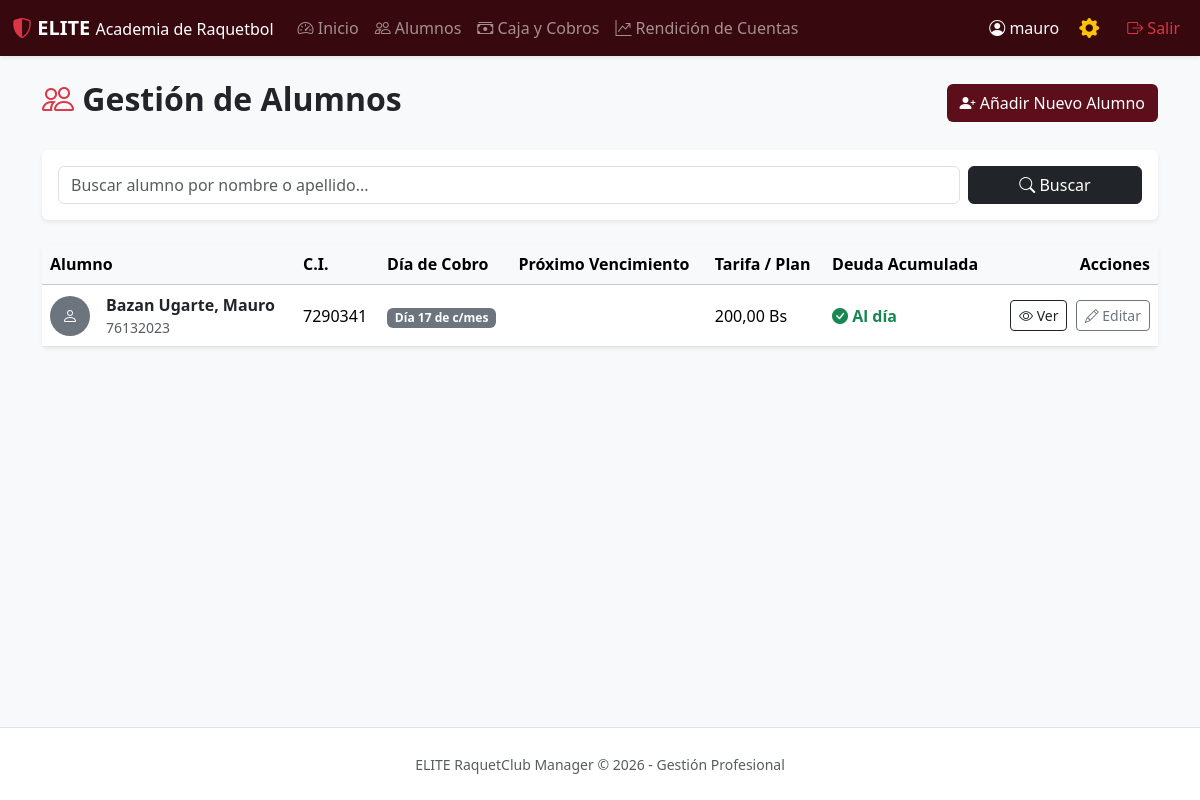
Page /jugadores/ (signed in) on the committed database.
### club/models.py (models this page shows, shortened)
class Player(models.Model):
    first_name = models.CharField(max_length=100, verbose_name="Nombre")
    last_name = models.CharField(max_length=100, verbose_name="Apellido")
    ci = models.CharField(max_length=20, unique=True, blank=True, null=True, verbose_name="C.I.")
    phone = models.CharField(max_length=20, blank=True, verbose_name="Teléfono personal")
    parent_phone = models.CharField(max_length=20, blank=True, verbose_name="Teléfono padres/tutor")
    blood_type = models.CharField(max_length=5, blank=True, verbose_name="Tipo de sangre")
    address = models.CharField(max_length=255, blank=True, verbose_name="Dirección")
    email = models.EmailField(blank=True, verbose_name="Correo electrónico")
    photo = models.ImageField(upload_to='players/', blank=True, null=True, verbose_name="Fotografía")
    fee_plan = models.ForeignKey(
        FeePlan,
        on_delete=models.SET_NULL,
        null=True,
        blank=True,
        verbose_name="Plan de Mensualidad"
    )
    custom_monthly_fee = models.DecimalField(
        max_digits=10,
        decimal_places=2,
        default=Decimal('150.00'),
        validators=[MinValueValidator(Decimal('0.00'))],
        verbose_name="O personalizar tarifa (Bs)"
    )
    registration_date = models.DateField(default=date.today, verbose_name="Fecha de ingreso / Inicio de cobro")
    billing_day = models.PositiveIntegerField(
        default=1,
        validators=[MinValueValidator(1), MaxValueValidator(31)],
        verbose_name="Día de cobro mensual (1 al 31)"
    )
    initial_debt = models.DecimalField(
        max_digits=10,
        decimal_places=2,
        default=Decimal('0.00'),
        verbose_name="Deuda previa acumulada (Bs)"
    )
    is_active = models.BooleanField(default=True, verbose_name="Activo")
    class Meta:
        verbose_name = "Alumno"
        verbose_name_plural = "Alumnos"
        ordering = ["last_name", "first_name"]
    @property
    def get_monthly_amount(self):
        if self.fee_plan:
            return self.fee_plan.amount
        return self.custom_monthly_fee
    @property
    def total_pending_debt(self):
        pending_fees = sum(fee.pending_amount for fee in self.fees.exclude(status='PAID'))
        return pending_fees + self.initial_debt

### club/views.py (the view)
# urls.py: path('jugadores/', views.player_list_view, name='player_list'),
@login_required
def player_list_view(request):
    query = request.GET.get('q', '')
    if query:
        players = Player.objects.filter(last_name__icontains=query) | Player.objects.filter(first_name__icontains=query)
    else:
        players = Player.objects.all()
    return render(request, 'club/player_list.html', {'players': players, 'query': query})

### club/templates/club/player_list.html (shortened to what this page needs)
{% extends 'club/base.html' %}
{% block content %}
<div class="row mb-4 align-items-center">
    <div class="col-md-6">
        <h2 class="fw-bold"><i class="bi bi-people text-danger"></i> Gestión de Alumnos</h2>
    </div>
    <div class="col-md-6 text-md-end">
        <a href="{% url 'player_create' %}" class="btn btn-elite">
            <i class="bi bi-person-plus-fill"></i> Añadir Nuevo Alumno
        </a>
    </div>
</div>
<div class="card shadow-sm border-0 mb-4 bg-white">
    <div class="card-body">
        <form method="get" class="row g-2">
            <div class="col-md-10">
                <input type="text" name="q" value="{{ query }}" class="form-control" placeholder="Buscar alumno por nombre o apellido...">
            </div>
            <div class="col-md-2">
                <button type="submit" class="btn btn-dark w-100"><i class="bi bi-search"></i> Buscar</button>
            </div>
        </form>
    </div>
</div>
<div class="card shadow-sm border-0">
    <div class="card-body p-0">
        <div class="table-responsive">
            <table class="table table-hover align-middle mb-0">
                <thead class="table-light">
                    <tr>
                        <th>Alumno</th>
                        <th>C.I.</th>
                        <th>Día de Cobro</th>
                        <th>Próximo Vencimiento</th>
                        <th>Tarifa / Plan</th>
                        <th>Deuda Acumulada</th>
                        <th class="text-end">Acciones</th>
                    </tr>
                </thead>
                <tbody>
                    {% for p in players %}
                        <tr>
                            <td>
                                <div class="d-flex align-items-center">
                                    {% if p.photo %}
                                        <img src="{{ p.photo.url }}" class="rounded-circle me-3" style="width: 40px; height: 40px; object-fit: cover;">
                                    {% else %}
                                        <div class="bg-secondary text-white rounded-circle d-flex align-items-center justify-content-center me-3" style="width: 40px; height: 40px;">
                                            <i class="bi bi-person"></i>
                                        </div>
                                    {% endif %}
                                    <div>
                                        <a href="{% url 'player_detail' pk=p.pk %}" class="fw-bold text-dark text-decoration-none">
                                            {{ p.last_name }}, {{ p.first_name }}
                                        </a>
                                        <div class="small text-muted">{{ p.phone|default:"Sin teléfono" }}</div>
                                    </div>
                                </div>
                            </td>
                            <td>{{ p.ci|default:"-" }}</td>
                            <td><span class="badge bg-secondary">Día {{ p.billing_day }} de c/mes</span></td>
                            <td>
                            </td>
                            <td>
                                {% if p.fee_plan %}
                                    {{ p.fee_plan.name }} ({{ p.get_monthly_amount }} Bs)
                                {% else %}
                                    {{ p.get_monthly_amount }} Bs
                                {% endif %}
                            </td>
                            <td>
                                {% if p.total_pending_debt > 0 %}
                                    <span class="text-danger fw-bold">{{ p.total_pending_debt }} Bs</span>
                                {% else %}
                                    <span class="text-success fw-bold"><i class="bi bi-check-circle-fill"></i> Al día</span>
                                {% endif %}
                            </td>
                            <td class="text-end">
                                <a href="{% url 'player_detail' pk=p.pk %}" class="btn btn-sm btn-outline-dark me-1"><i class="bi bi-eye"></i> Ver</a>
                                <a href="{% url 'player_edit' pk=p.pk %}" class="btn btn-sm btn-outline-secondary"><i class="bi bi-pencil"></i> Editar</a>
                            </td>
                        </tr>
                    {% empty %}
                        <tr>
                            <td colspan="7" class="text-center py-4 text-muted">No se encontraron alumnos registrados.</td>
                        </tr>
                    {% endfor %}
                </tbody>
            </table>
        </div>
    </div>
</div>
{% endblock %}

### club/templates/club/base.html (shortened to what this page needs)
<!DOCTYPE html>
<html lang="es">
<head>
    <link href="https://cdn.jsdelivr.net/npm/bootstrap@5.3.2/dist/css/bootstrap.min.css" rel="stylesheet">
    <link rel="stylesheet" href="https://cdn.jsdelivr.net/npm/bootstrap-icons@1.11.1/font/bootstrap-icons.css">
</head>
<body class="bg-light d-flex flex-column min-vh-100">
    <nav class="navbar navbar-expand-lg navbar-dark bg-elite-dark shadow-sm">
        <div class="container-fluid">
            <a class="navbar-brand fw-bold" href="{% url 'home' %}">
                <i class="bi bi-shield-shaded text-danger"></i> ELITE <span class="fw-light fs-6">Academia de Raquetbol</span>
            </a>
            <div class="collapse navbar-collapse" id="navbarNav">
                <ul class="navbar-nav me-auto">
                    <li class="nav-item">
                        <a class="nav-link" href="{% url 'home' %}">
                            <i class="bi bi-speedometer2"></i> Inicio
                        </a>
                    </li>
                    <li class="nav-item">
                        <a class="nav-link" href="{% url 'player_list' %}">
                            <i class="bi bi-people"></i> Alumnos
                        </a>
                    </li>
                    <li class="nav-item">
                        <a class="nav-link" href="{% url 'pending_debts' %}">
                            <i class="bi bi-cash-stack"></i> Caja y Cobros
                        </a>
                    </li>
                    {% if user.is_superuser or user.groups.all.0.name == 'Dueno' %}
                    <li class="nav-item">
                        <a class="nav-link" href="{% url 'financial_report' %}">
                            <i class="bi bi-graph-up-arrow"></i> Rendición de Cuentas
                        </a>
                    </li>
                    {% endif %}
                </ul>
                <ul class="navbar-nav ms-auto align-items-center">
                    {% if user.is_authenticated %}
                        <li class="nav-item me-2">
                            <span class="nav-link text-light py-0">
                                <i class="bi bi-person-circle"></i> {{ user.username }}
                            </span>
                        </li>
                        {% if user.is_superuser or user.groups.all.0.name == 'Dueno' %}
                        <li class="nav-item me-3">
                            <a class="nav-link text-warning fs-5 px-1 py-0" href="{% url 'user_list' %}" title="Gestión de Usuarios y Personal">
                                <i class="bi bi-gear-fill"></i>
                            </a>
                        </li>
                        {% endif %}
                        <li class="nav-item">
                            <a class="nav-link text-danger py-0" href="{% url 'logout' %}">
                                <i class="bi bi-box-arrow-right"></i> Salir
                            </a>
                        </li>
                    {% else %}
                        <li class="nav-item">
                            <a class="nav-link" href="{% url 'login' %}">
                                <i class="bi bi-box-arrow-in-right"></i> Iniciar sesión
                            </a>
                        </li>
                    {% endif %}
                </ul>
            </div>
        </div>
    </nav>
    <main class="container my-4 flex-grow-1">
        {% block content %}
        {% endblock %}
    </main>
    <footer class="text-center text-muted py-4 mt-auto border-top bg-white">
        <small>ELITE RaquetClub Manager &copy; 2026 - Gestión Profesional</small>
    </footer>
</body>
</html>

### club/templates/club/base.html (style rules this page uses)
.bg-elite-dark { background-color: #38080f !important; }
.btn-elite { background-color: #5c0f1a; color: #fff; }

### rows in the picture
Player: last_name "Bazan Ugarte", first_name "Mauro", phone "76132023", ci "7290341", billing_day "17", get_monthly_amount "200,00", initial_debt 0 (drawn)

### other values in the picture
{{ user.username }} "mauro"
